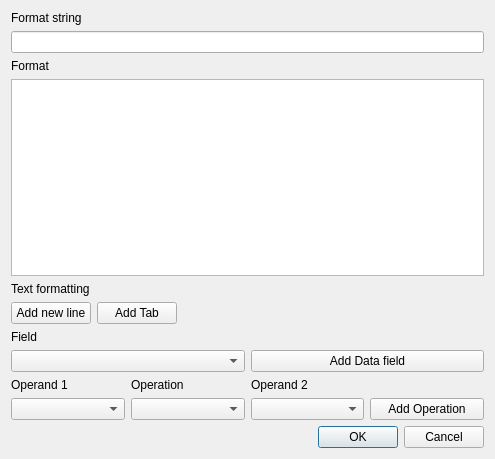
<?xml version="1.0" encoding="UTF-8"?>
<ui version="4.0">
 <class>MsgTypeFormatterDialog</class>
 <widget class="QDialog" name="MsgTypeFormatterDialog">
  <property name="geometry">
   <rect>
    <x>0</x>
    <y>0</y>
    <width>495</width>
    <height>459</height>
   </rect>
  </property>
  <property name="windowTitle">
   <string>Dialog</string>
  </property>
  <layout class="QGridLayout" name="gridLayout_4">
   <item row="5" column="0">
    <layout class="QGridLayout" name="gridLayout_2">
     <item row="0" column="0">
      <widget class="QLabel" name="fieldLabel">
       <property name="text">
        <string>Field</string>
       </property>
      </widget>
     </item>
     <item row="1" column="0">
      <widget class="QComboBox" name="fieldComboBox"/>
     </item>
     <item row="1" column="1">
      <widget class="QPushButton" name="addFieldPushButton">
       <property name="text">
        <string>Add Data field</string>
       </property>
      </widget>
     </item>
    </layout>
   </item>
   <item row="6" column="0">
    <layout class="QGridLayout" name="gridLayout">
     <item row="0" column="0">
      <widget class="QLabel" name="operand1Label">
       <property name="text">
        <string>Operand 1</string>
       </property>
      </widget>
     </item>
     <item row="0" column="1">
      <widget class="QLabel" name="operationLabel">
       <property name="text">
        <string>Operation</string>
       </property>
      </widget>
     </item>
     <item row="0" column="2">
      <widget class="QLabel" name="operand2Label">
       <property name="text">
        <string>Operand 2</string>
       </property>
      </widget>
     </item>
     <item row="1" column="0">
      <widget class="QComboBox" name="operand1_ComboBox"/>
     </item>
     <item row="1" column="1">
      <widget class="QComboBox" name="operationComboBox"/>
     </item>
     <item row="1" column="2">
      <widget class="QComboBox" name="operand2_ComboBox"/>
     </item>
     <item row="1" column="3">
      <widget class="QPushButton" name="addOperationPushButton">
       <property name="text">
        <string>Add Operation</string>
       </property>
      </widget>
     </item>
    </layout>
   </item>
   <item row="4" column="0">
    <layout class="QGridLayout" name="gridLayout_3">
     <item row="0" column="0">
      <widget class="QLabel" name="textFormattingLabel">
       <property name="text">
        <string>Text formatting</string>
       </property>
      </widget>
     </item>
     <item row="1" column="0">
      <widget class="QPushButton" name="AddNewLinepushButton">
       <property name="text">
        <string>Add new line</string>
       </property>
      </widget>
     </item>
     <item row="1" column="1">
      <widget class="QPushButton" name="addTabPushButton">
       <property name="text">
        <string>Add Tab</string>
       </property>
      </widget>
     </item>
     <item row="1" column="2">
      <spacer name="horizontalSpacer">
       <property name="orientation">
        <enum>Qt::Horizontal</enum>
       </property>
       <property name="sizeHint" stdset="0">
        <size>
         <width>40</width>
         <height>20</height>
        </size>
       </property>
      </spacer>
     </item>
    </layout>
   </item>
   <item row="3" column="0">
    <widget class="QPlainTextEdit" name="formatPlainTextEdit"/>
   </item>
   <item row="1" column="0">
    <widget class="QLineEdit" name="formatStringLineEdit"/>
   </item>
   <item row="7" column="0">
    <widget class="QDialogButtonBox" name="buttonBox">
     <property name="orientation">
      <enum>Qt::Horizontal</enum>
     </property>
     <property name="standardButtons">
      <set>QDialogButtonBox::Cancel|QDialogButtonBox::Ok</set>
     </property>
    </widget>
   </item>
   <item row="0" column="0">
    <widget class="QLabel" name="formatStringLabel">
     <property name="text">
      <string>Format string</string>
     </property>
    </widget>
   </item>
   <item row="2" column="0">
    <widget class="QLabel" name="formatLabel">
     <property name="text">
      <string>Format</string>
     </property>
    </widget>
   </item>
  </layout>
 </widget>
 <resources/>
 <connections>
  <connection>
   <sender>buttonBox</sender>
   <signal>accepted()</signal>
   <receiver>MsgTypeFormatterDialog</receiver>
   <slot>accept()</slot>
   <hints>
    <hint type="sourcelabel">
     <x>248</x>
     <y>254</y>
    </hint>
    <hint type="destinationlabel">
     <x>157</x>
     <y>274</y>
    </hint>
   </hints>
  </connection>
  <connection>
   <sender>buttonBox</sender>
   <signal>rejected()</signal>
   <receiver>MsgTypeFormatterDialog</receiver>
   <slot>reject()</slot>
   <hints>
    <hint type="sourcelabel">
     <x>316</x>
     <y>260</y>
    </hint>
    <hint type="destinationlabel">
     <x>286</x>
     <y>274</y>
    </hint>
   </hints>
  </connection>
 </connections>
</ui>
